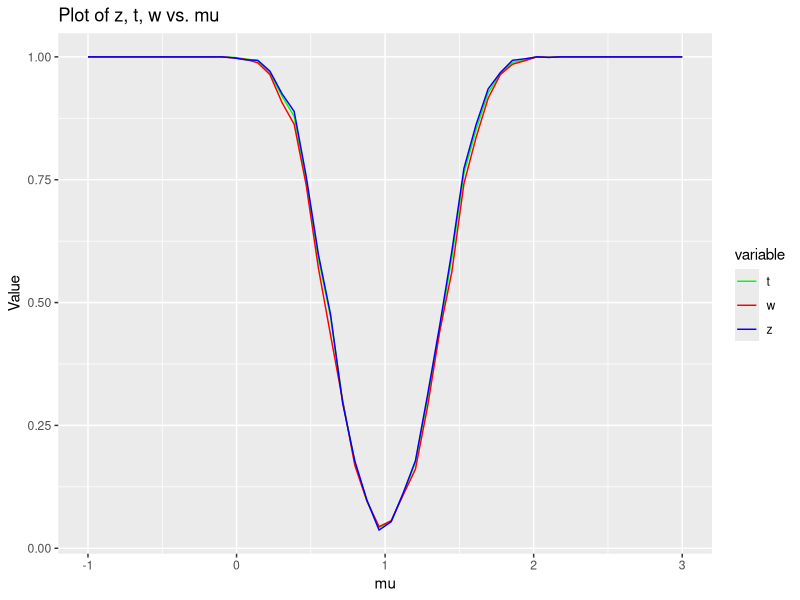
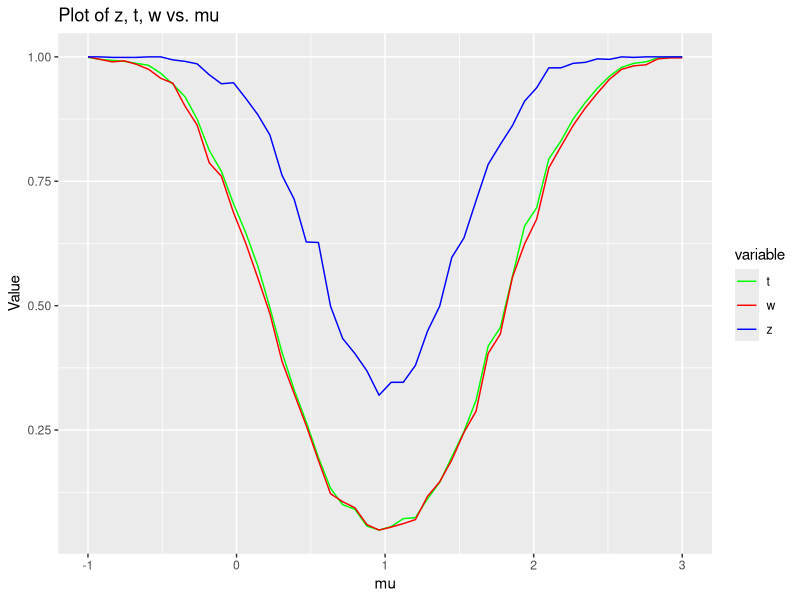
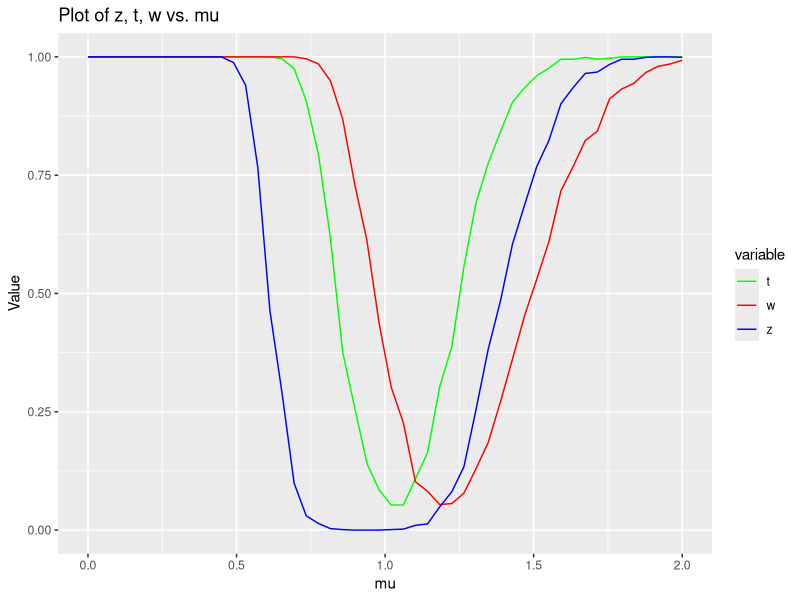

These figures' R source, in order:
## ---- chunk 1
#| echo: false
#| waring: false
library(tidyverse)
library(stats)
## ---- chunk 2
#| echo: false 

## STATYSTKI 

# Test Z 
stat_z <- function(xs, mu, sigma) {
  # Statystyka ta ma rozkład N(0, 1) przy założeniu hipotezy zerowej
  zstat <- sqrt(length(xs)) * (mean(xs) - mu) / sigma
  return(zstat)
}

# Test t-Studenta
stat_student <- function(xs, mu) {
  # Statystyka ta ma rozkład T(length(xs) - 1) przy założeniu hipotezy zerowej
  tstat <- sqrt(length(xs)) * (mean(xs) - mu) / sd(xs)
  return(tstat)
}

# Test rang znakowanych Wilcoxona
stat_wilcoxon <- function(xs, mu) {
  
  diffs <- xs - mu
  ranks <- rank(abs(diffs))
  
  sum_pos <- sum(ranks[diffs > 0])
  sum_neg <- sum(ranks[diffs < 0])
  
  # Rozkład tej statystyki jest znany (przy założeniu hipotezy zerowej jest on asymptotycznie normalny)
  ustat <- min(sum_pos, sum_neg)
  return(ustat)
}
## ---- chunk 3
#| echo: false 

## TESTY 

testinfo <- function(stat, pval, resu) {
  return(list(
    statystyka = stat,
    pwartosc   = pval,
    wynik      = resu
  ))
}

# Test Z 

ztest <- function(xs, mu, alpha=0.05) {
  
  z <- stat_z(xs, mu, 2) 
  
  lower_q <- qnorm(alpha/2)
  upper_q <- qnorm(1 - alpha/2)
  
  result <- (lower_q <= z && z <= upper_q)
  p_value <- 2 * pnorm(abs(z), lower.tail = FALSE)
  
  
  return(testinfo(z, p_value, result))
  
}

# Test t-Studenta 

ttest <- function(xs, mu, alpha=0.05) {
  
  t <- stat_student(xs, mu)
  df <- length(xs) - 1
  
  lower_q <- qt(alpha/2, df)
  upper_q <- qt(1 - alpha/2, df)
  
  result <- (lower_q <= t && t <= upper_q)
  p_value <- 2 * pt(abs(t), df, lower.tail = FALSE)
  
  return(testinfo(t, p_value, result))
}

# Test znakowanych rang Wilcoxona 

wtest <- function(xs, mu, alpha=0.05) {
  
  w <- stat_wilcoxon(xs, mu)
  n <- length(xs)
  
  lower_q <- qsignrank(alpha/2, n)
  upper_q <- qsignrank(1 - alpha/2, n)
  
  result <- (lower_q <= w && w <= upper_q)
  p_value <- min(2 * psignrank(w-1, n, lower.tail=FALSE, 1))
  
  return(testinfo(w, p_value, result))
}

## ---- chunk 4
#| echo: false

## WYKRESY FUNKCJI MOCY
plot_test_power <- function(dist, n, param, inter, MCS=100) {
  
  gensample <- if (dist == "norm") {
    function(mu) {
      return(rnorm(n, mu, param))
    }
  } else {
    function(lambda) {
      return(rexp(n, 1/lambda))
    }
  }

  ilen = length(inter)
  
  z_power <- numeric(ilen)
  t_power <- numeric(ilen)
  w_power <- numeric(ilen)
  
  for (i in seq_along(inter)) {
    
    mu = inter[i]
    
    z_correct <- MCS
    t_correct <- MCS
    w_correct <- MCS
    
    for (j in seq_len(MCS)) {
      sample <- gensample(mu)
      z_correct = z_correct - ztest(sample, 1)$wynik
      t_correct = t_correct - ttest(sample, 1)$wynik
      w_correct = w_correct - wtest(sample, 1)$wynik
    }
    
    z_power[i] = z_correct / MCS
    t_power[i] = t_correct / MCS
    w_power[i] = w_correct / MCS
    
    
  }
  
  values <- data.frame(
    mu = inter, 
    z = z_power, 
    t = t_power, 
    w = w_power
  )
  
  df_long <- tidyr::gather(values, key = "variable", value = "value", -mu)

  # Plot each column against mu
  ggplot(df_long, aes(x = mu, y = value, color = variable)) +
    geom_line() +
    labs(x = "mu", y = "Value", title = "Plot of z, t, w vs. mu") +
    scale_color_manual(values = c("z" = "blue", "t" = "green", "w" = "red"))  
}

## ---- chunk 5
plot_test_power("norm", 100, 2, seq(-1, 3, length.out=50), MCS=1000)
## ---- chunk 6
plot_test_power("norm", 100, 4, seq(-1, 3, length.out=50), MCS=1000)
## ---- chunk 7
plot_test_power("exp", 100, NULL, seq(0, 2, length.out=50), MCS=1000)
